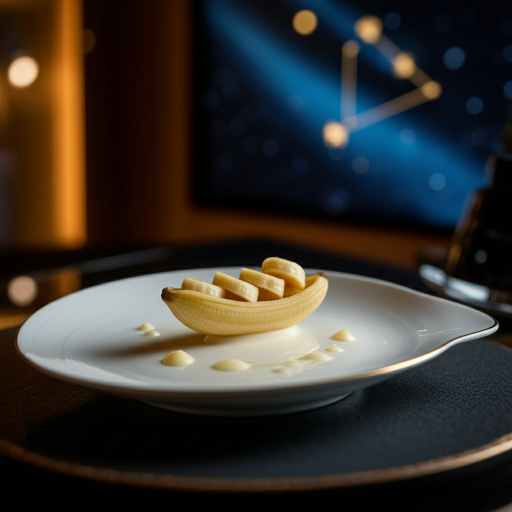
#> input picture backend/generated_image.png, 1024 x 1024 px (shown at 1/2 size)
$ python -i ai_generator.py   (imports and definitions only)
#> lines starting #> are read from the running program, lines starting #| are printed output that depends on the picture
#> further down, picture is the input picture: PIL image 1024x1024 RGB; mean R, G, B 54.6, 50.8, 45.4
import os
import uuid
import hashlib
from typing import Dict, List, Optional
from io import BytesIO
import requests

from flask import current_app
from PIL import Image, ImageFilter, ImageEnhance
from google import genai
from google.genai import types


# [43 lines left out: function enhance_prompt, not called in this run]


def _extract_outline_from_image(img: Image.Image) -> Image.Image:
    """Convert a color image to a black-and-white outline suitable for tracing.

    This uses edge detection and contrast enhancement to create a coloring-page style outline.
    """
    # Convert to grayscale
    gray = img.convert('L')
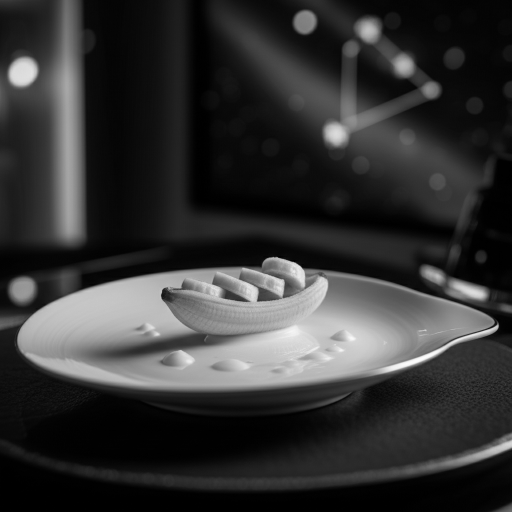
#> gray: PIL image 1024x1024 L (shown at 1/2 size); min 0, max 253, mean 51.3

    # Enhance contrast to make edges more pronounced
    enhancer = ImageEnhance.Contrast(gray)
    gray = enhancer.enhance(2.0)
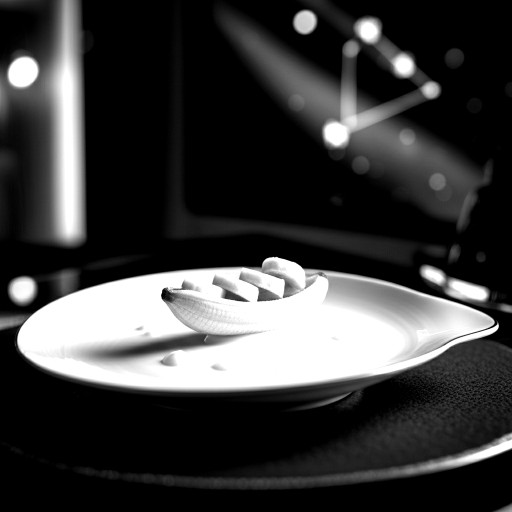
#> gray: PIL image 1024x1024 L (shown at 1/2 size); min 0, max 255, mean 60.2

    # Find edges using PIL's built-in edge detection
    edges = gray.filter(ImageFilter.FIND_EDGES)
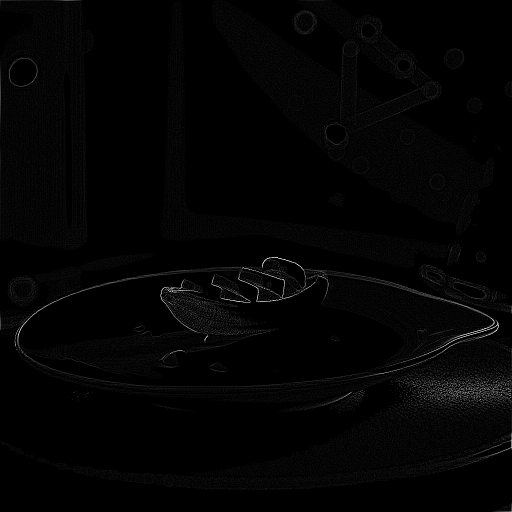
#> edges: PIL image 1024x1024 L (shown at 1/2 size); min 0, max 255, mean 3.5

    # Invert so edges are black on white background
    edges = edges.point(lambda x: 255 - x)
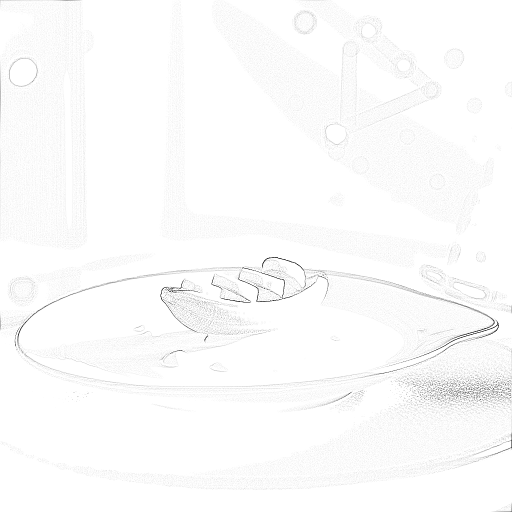
#> edges: PIL image 1024x1024 L (shown at 1/2 size); min 0, max 255, mean 251.5

    # Enhance the edge contrast again
    enhancer = ImageEnhance.Contrast(edges)
    outlined = enhancer.enhance(1.5)

    # Convert to RGB mode (white background, black lines)
    result = Image.new('RGB', outlined.size, 'white')
#> result: PIL image 1024x1024 RGB; every value is 255
    result.paste(outlined, (0, 0))

    return result


# [185 lines left out: functions generate_outline_image, get_or_create_mock_image, not called in this run]

>>> from PIL import Image
>>> picture = Image.open('../generated_image.png')
>>> result = _extract_outline_from_image(picture)
